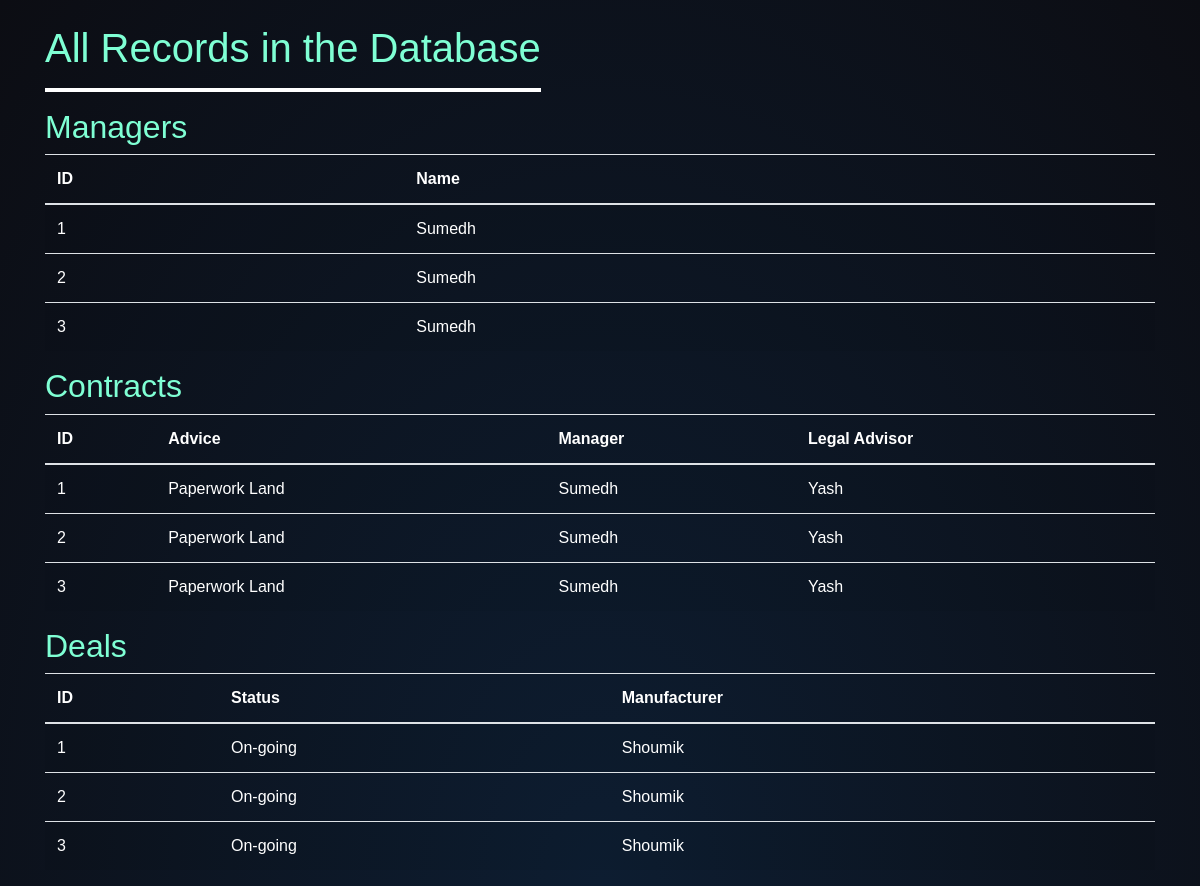
The page /display_data on the database its author committed.
### models.py (models this page shows)
class Manager(db.Model):
    __tablename__ = 'managers'
    id = db.Column(db.Integer, primary_key=True)
    name = db.Column(db.String(100))
    users = db.relationship('User', back_populates='manager')
    documentations = db.relationship('Documentation', back_populates='manager')
    contracts = db.relationship('Contract', back_populates='manager')

class Contract(db.Model):
    __tablename__ = 'contracts'  # Explicitly name the table
    id = db.Column(db.Integer, primary_key=True)
    advice = db.Column(db.String(100))
    legal_advisor_id = db.Column(db.Integer, db.ForeignKey('legal_advisors.id'))  # ForeignKey reference
    legal_advisor = db.relationship('LegalAdvisor', back_populates='contracts')
    manager_id = db.Column(db.Integer, db.ForeignKey('managers.id'))  # ForeignKey to Manager table
    manager = db.relationship('Manager', back_populates='contracts')

class LegalAdvisor(db.Model):
    __tablename__ = 'legal_advisors'  # Explicitly name the table
    id = db.Column(db.Integer, primary_key=True)
    name = db.Column(db.String(100))
    contracts = db.relationship('Contract', back_populates='legal_advisor')

class Deal(db.Model):
    __tablename__ = 'deals'
    id = db.Column(db.Integer, primary_key=True)
    status = db.Column(db.String(100))
    manufacturer_id = db.Column(db.Integer, db.ForeignKey('manufacturers.id'))
    manufacturer = db.relationship('Manufacturer', back_populates='deals')
    profit_handlers = db.relationship('ProfitHandler', secondary=deal_profit_handler, back_populates='deals')
    retailers = db.relationship('Retailer', secondary='retailer_deal', back_populates='deals')

class Manufacturer(db.Model):
    __tablename__ = 'manufacturers'  # Explicitly set the table name
    id = db.Column(db.Integer, primary_key=True)
    name = db.Column(db.String(100))
    deals = db.relationship('Deal', back_populates='manufacturer')

### app.py (the view)
@app.route('/display_data')
def display_data():
    managers = Manager.query.all()
    contracts = Contract.query.all()
    deals = Deal.query.all()
    return render_template('display.html', managers=managers, contracts=contracts, deals=deals)

### app.py (called while the page is built)
def create_default_admin():
    with app.app_context():
        admin = User.query.filter_by(username='backwardbus').first()
        if not admin:
            hashed_password = bcrypt.generate_password_hash('12345').decode('utf-8')  # Use bcrypt for hashing
            admin = User(username='backwardbus', password=hashed_password, role='admin')
            db.session.add(admin)
            db.session.commit()
            print("Default admin user 'backwardbus' created.")

@app.before_request
def initialize():
    db.create_all()
    create_default_admin()

### templates/display.html (shortened to what this page needs)
<!DOCTYPE html>
<html lang="en">
<head>
    <link rel="stylesheet" href="https://stackpath.bootstrapcdn.com/bootstrap/4.5.2/css/bootstrap.min.css">
</head>
<body>
    <div class="container mt-4">
        <div style="
            display: block;
            max-width: fit-content;"><h1>All Records in the Database</h1>
            <hr>
            </div>
        <h2>Managers</h2>
        <table class="table table-striped">
            <thead>
                <tr>
                    <th>ID</th>
                    <th>Name</th>
                </tr>
            </thead>
            <tbody>
                {% for manager in managers %}
                <tr>
                    <td>{{ manager.id }}</td>
                    <td>{{ manager.name }}</td>
                </tr>
                {% endfor %}
            </tbody>
        </table>
        <h2>Contracts</h2>
        <table class="table table-striped">
            <thead>
                <tr>
                    <th>ID</th>
                    <th>Advice</th>
                    <th>Manager</th>
                    <th>Legal Advisor</th>
                </tr>
            </thead>
            <tbody>
                {% for contract in contracts %}
                <tr>
                    <td>{{ contract.id }}</td>
                    <td>{{ contract.advice }}</td>
                    <td>{{ contract.manager.name }}</td>
                    <td>{{ contract.legal_advisor.name }}</td>
                </tr>
                {% endfor %}
            </tbody>
        </table>
        <h2>Deals</h2>
        <table class="table table-striped">
            <thead>
                <tr>
                    <th>ID</th>
                    <th>Status</th>
                    <th>Manufacturer</th>
                </tr>
            </thead>
            <tbody>
                {% for deal in deals %}
                <tr>
                    <td>{{ deal.id }}</td>
                    <td>{{ deal.status }}</td>
                    <td>{{ deal.manufacturer.name }}</td>
                </tr>
                {% endfor %}
            </tbody>
        </table>
    </div>
</body>
</html>

### templates/display.html (style rules this page uses)
body { font-family: Arial, sans-serif; display:flex; justify-content: center; align-items: center; min-height: 100vh; background: radial-gradient(ellipse at bottom, #0d1d31 0%, #0c0d13 100%); }
hr { border: 2px solid white; }
h1,h2 { color: aquamarine; }
thead,tbody { color: rgb(255, 255, 255); }

### rows shown on the page
Manager: id "1", name "Sumedh"
Manager: id "2", name "Sumedh"
Manager: id "3", name "Sumedh"
Contract: id "1", advice "Paperwork Land", manager.name "Sumedh", legal_advisor.name "Yash"
Contract: id "2", advice "Paperwork Land", manager.name "Sumedh", legal_advisor.name "Yash"
Contract: id "3", advice "Paperwork Land", manager.name "Sumedh", legal_advisor.name "Yash"
Deal: id "1", status "On-going", manufacturer.name "Shoumik"
Deal: id "2", status "On-going", manufacturer.name "Shoumik"
Deal: id "3", status "On-going", manufacturer.name "Shoumik"
